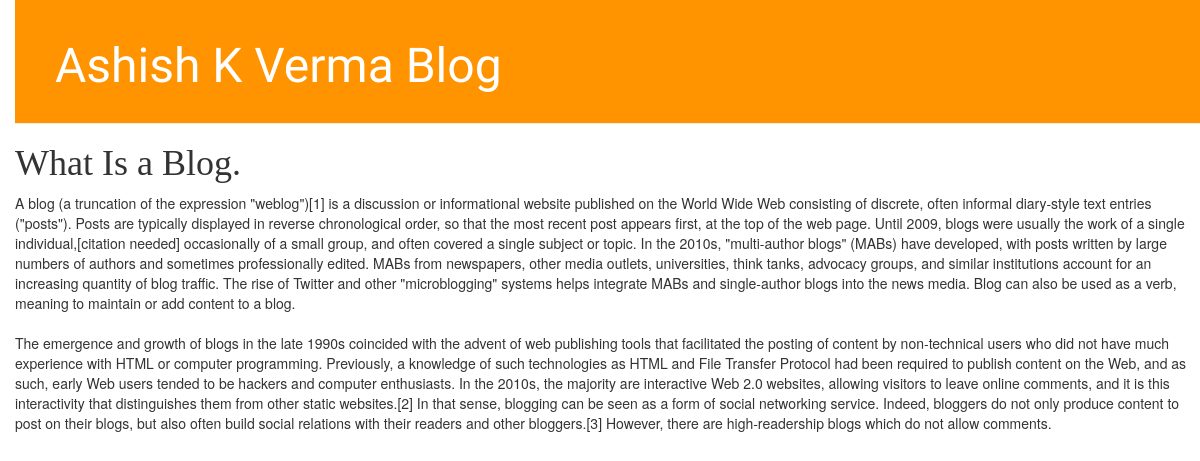
The app's page /post/3/, older data.
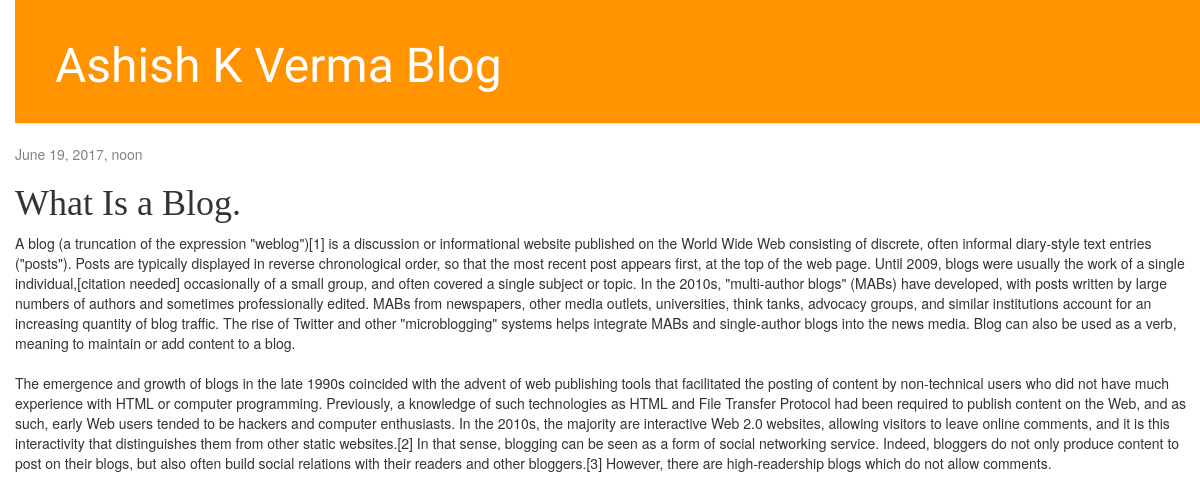
The same page, newer data.
### blog/models.py (models this page shows, shortened)
class Post(models.Model):
    author = models.ForeignKey('auth.User')
    title = models.CharField(max_length=200)
    text = models.TextField()
    created_date = models.DateTimeField(
            default=timezone.now)
    published_date = models.DateTimeField(
            blank=True, null=True)

### blog/views.py (the view)
# urls.py: url(r'^post/(?P<pk>\d+)/$', views.post_detail, name='post_detail'),
def post_detail(request, pk):
    post = get_object_or_404(Post, pk=pk)
    return render(request, 'blog/post_detail.html', {'post': post})

### blog/templates/blog/post_detail.html (shortened to what this page needs)
{% extends 'blog/base.html' %} {% block content %}
<div class="post">
    {% if post.published_date %}
    <div class="date">
        {{ post.published_date }}
    </div>
    {% endif %}
    <h1>{{ post.title }}</h1>
    <p>{{ post.text|linebreaksbr }}</p>
</div>
{% endblock %}

Row changes from the older to the newer data that the page shows:
changed Post "What Is a Blog.": published_date (not shown) → "June 19, 2017, noon"
